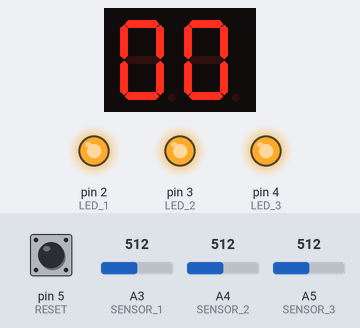
Simulated run of this sketch. Board: Arduino Uno, built with avr-gcc and run on an emulated ATmega328P. On the bench: 2-digit seven-segment display, output pins drawn as LEDs (lit = HIGH). Wiring (inferred from the names in the program): 2-digit 7-segment display, segments lit when HIGH: segments pin 13, pin 12, pin 11, pin 10, pin 9, pin 8, pin 7; digit selects A1, A0. Inputs (shaded band) come from the test bench; at power-on: pin 5 (RESET) HIGH, A3 (SENSOR_1) = 512, A4 (SENSOR_2) = 512, A5 (SENSOR_3) = 512. The segment pins are drawn as the display they are named for; pins used as bus, display or sensor lines are not drawn.

Above: at 1.2 s.
1.3 s: pin 5 (RESET) pulled LOW for 0.15 s
At 1.39 s:
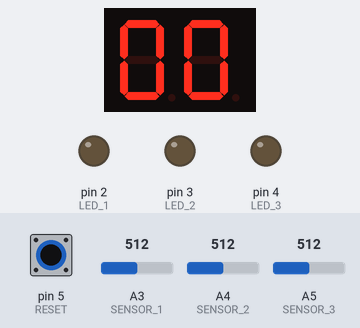
2.9 s: pin 5 (RESET) pulled LOW for 3.2 s
At 6.6 s:
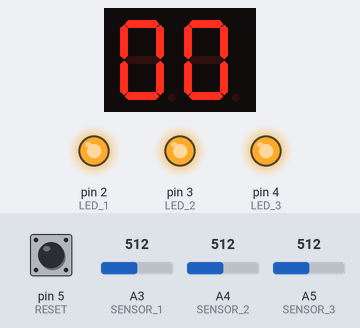
Timing chart, 0 to 8.1 s (numbered marks = the images above; inputs shaded):
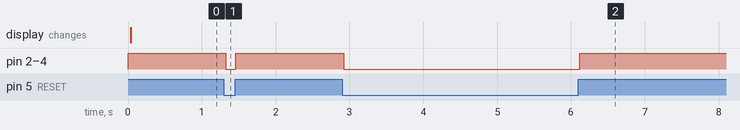

The sketch:

main_parte_3.ino
```cpp
// UTN FRA - Sistema de Procesamiento de Datos
// Juan Pablo Ledezma - Iván Laurito

#define A 13
#define B 12
#define C 11
#define D 10
#define E 9
#define F 8
#define G 7
#define LED_1 2
#define LED_2 3
#define LED_3 4
#define SENSOR_1 A3
#define SENSOR_2 A4
#define SENSOR_3 A5
#define RESET 5
#define UNIDADES A0
#define DECENAS A1
#define DELAY 10


typedef struct {
  bool ejecucion = false;
  bool estadoAnterior = false;
}estructura;

void mostrarNumero(int num);
void encenderDisplays(int posicion);
void encenderNumero(int numero);
int normalizarContador(int contador, int limiteInferior, int limiteSuperior);

estructura detectarMovimiento(bool estadoActual, bool estadoAnterior);


// Establecer los pines como entradas/salidas de acuerdo a su objetivo.
void setup()
{
  pinMode(A, OUTPUT);
  pinMode(B, OUTPUT);
  pinMode(C, OUTPUT);
  pinMode(D, OUTPUT);
  pinMode(E, OUTPUT);
  pinMode(F, OUTPUT);
  pinMode(G, OUTPUT);
  pinMode(SENSOR_1, INPUT_PULLUP);
  pinMode(SENSOR_2, INPUT_PULLUP);
  pinMode(SENSOR_3, INPUT_PULLUP);
  pinMode(RESET, INPUT_PULLUP);
  pinMode(LED_1, OUTPUT);
  pinMode(LED_2, OUTPUT);
  pinMode(LED_3, OUTPUT);
  pinMode(UNIDADES, OUTPUT);
  pinMode(DECENAS, OUTPUT);
  digitalWrite(UNIDADES, 0);
  digitalWrite(DECENAS, 0);
  encenderNumero(0);
  //Serial.begin(9600);
}

// Declaración de variables.

// Número que será mostrado en el display.
int contadorDetecciones = 0;

int lecturaSensor1;
int lecturaSensor2;
int lecturaSensor3;

bool estadoActualSensor1;
bool estadoActualSensor2;
bool estadoActualSensor3;

bool deteccionReset;

estructura deteccionSensor1;
estructura deteccionSensor2;
estructura deteccionSensor3;

// flag para poner el contador en 0 al principio,
// ya que los sensores marcan un true al inicio.
bool flagInicioContador = true;


// Loop principal.
void loop()
{
  contadorDetecciones = normalizarContador(contadorDetecciones, 0, 99);

  deteccionReset = !(digitalRead(RESET));

  lecturaSensor1 = analogRead(SENSOR_1);
  lecturaSensor2 = analogRead(SENSOR_2);
  lecturaSensor3 = analogRead(SENSOR_3);

  lecturaSensor1 = map(lecturaSensor1,524,1023,0,100);
  lecturaSensor2 = map(lecturaSensor2,524,1023,0,100);
  lecturaSensor3 = map(lecturaSensor3,524,1023,0,100);

  if (lecturaSensor1 <= 20)
    estadoActualSensor1 = true;
  else
    estadoActualSensor1 = false;

  if (lecturaSensor2 <= 20)
    estadoActualSensor2 = true;
  else
    estadoActualSensor2 = false;

  if (lecturaSensor3 <= 20)
    estadoActualSensor3 = true;
  else
    estadoActualSensor3 = false;

  deteccionSensor1 = detectarMovimiento(estadoActualSensor1, deteccionSensor1.estadoAnterior);
  deteccionSensor2 = detectarMovimiento(estadoActualSensor2, deteccionSensor2.estadoAnterior);
  deteccionSensor3 = detectarMovimiento(estadoActualSensor3, deteccionSensor3.estadoAnterior);

  if (estadoActualSensor1)
    digitalWrite(LED_1, HIGH);

  if (estadoActualSensor2)
    digitalWrite(LED_2, HIGH);

  if (estadoActualSensor3)
    digitalWrite(LED_3, HIGH);

  if (deteccionReset){
    digitalWrite(LED_1, LOW);
    digitalWrite(LED_2, LOW);
    digitalWrite(LED_3, LOW);
  }

  // Si se detecta actividad en cualquier sensor, se aumenta el contador
  if (deteccionSensor1.ejecucion || deteccionSensor2.ejecucion || deteccionSensor3.ejecucion){
    contadorDetecciones++;
  }

  if (flagInicioContador){
    contadorDetecciones = 0;
    flagInicioContador = false;
  }

  //Serial.println(contadorDetecciones);
  mostrarNumero(contadorDetecciones);
  delay(25);
}

void mostrarNumero(int num) {
  digitalWrite(UNIDADES, HIGH);
  digitalWrite(DECENAS, HIGH);
  encenderNumero(num % 10);
  encenderDisplays(UNIDADES);
  digitalWrite(UNIDADES, HIGH);
  digitalWrite(DECENAS, HIGH);
  encenderNumero(num / 10);
  encenderDisplays(DECENAS);
}

void encenderDisplays(int posicion)
{
  if (posicion == UNIDADES)
  {
    digitalWrite(UNIDADES, LOW);
    digitalWrite(DECENAS, HIGH);
    delay(DELAY);
  }
  else
  {
    digitalWrite(DECENAS, LOW);
    digitalWrite(UNIDADES, HIGH);
    delay(DELAY);
  }
}

void encenderNumero(int numero){
  digitalWrite(A, LOW);
  digitalWrite(B, LOW);
  digitalWrite(C, LOW);
  digitalWrite(D, LOW);
  digitalWrite(E, LOW);
  digitalWrite(F, LOW);
  digitalWrite(G, LOW);
  switch (numero){
    case 1:
  	  digitalWrite(B, HIGH);
      digitalWrite(C, HIGH);
      break;
    case 2:
  	  digitalWrite(A, HIGH);
  	  digitalWrite(B, HIGH);
      digitalWrite(E, HIGH);
  	  digitalWrite(D, HIGH);
      digitalWrite(G, HIGH);
      break;
    case 3:
      digitalWrite(A, HIGH);
  	  digitalWrite(B, HIGH);
      digitalWrite(C, HIGH);
  	  digitalWrite(D, HIGH);
      digitalWrite(G, HIGH);
      break;
    case 4:
  	  digitalWrite(B, HIGH);
      digitalWrite(C, HIGH);
  	  digitalWrite(F, HIGH);
      digitalWrite(G, HIGH);
      break;
    case 5:
  	  digitalWrite(A, HIGH);
      digitalWrite(C, HIGH);
      digitalWrite(D, HIGH);
  	  digitalWrite(F, HIGH);
      digitalWrite(G, HIGH);
      break;
    case 6:
  	  digitalWrite(A, HIGH);
      digitalWrite(C, HIGH);
      digitalWrite(D, HIGH);
      digitalWrite(E, HIGH);
  	  digitalWrite(F, HIGH);
      digitalWrite(G, HIGH);
      break;
    case 7:
  	  digitalWrite(A, HIGH);
      digitalWrite(B, HIGH);
      digitalWrite(C, HIGH);
      break;
    case 8:
  	  digitalWrite(A, HIGH);
      digitalWrite(B, HIGH);
      digitalWrite(C, HIGH);
      digitalWrite(D, HIGH);
      digitalWrite(E, HIGH);
  	  digitalWrite(F, HIGH);
      digitalWrite(G, HIGH);
      break;
    case 9:
  	  digitalWrite(A, HIGH);
      digitalWrite(B, HIGH);
      digitalWrite(C, HIGH);
      digitalWrite(D, HIGH);
  	  digitalWrite(F, HIGH);
      digitalWrite(G, HIGH);
      break;
    default:
  	  digitalWrite(A, HIGH);
      digitalWrite(B, HIGH);
      digitalWrite(C, HIGH);
      digitalWrite(D, HIGH);
      digitalWrite(E, HIGH);
  	  digitalWrite(F, HIGH);
      break;
  }
}

int normalizarContador(int contador, int limiteInferior, int limiteSuperior){

  int diferencia;

  if (contador > limiteSuperior){
    diferencia = contador - limiteSuperior;
    contador = limiteInferior + diferencia - 1;
  }
  if (contador < limiteInferior){
    diferencia = limiteInferior - contador;
    contador = limiteSuperior - diferencia + 1;
  }

  return contador;
}

estructura detectarMovimiento(bool estadoActual, bool estadoAnterior){
  estructura devolucion;

  devolucion.estadoAnterior = estadoAnterior;

  if (estadoActual != estadoAnterior){
    devolucion.estadoAnterior = estadoActual;
    devolucion.ejecucion = estadoActual;
  }
  else{
    devolucion.ejecucion = false;
  }

  return devolucion;
}
```

Measured:
- after the input at 1.3 s, pin 2 (LED_1), pin 3 (LED_2), pin 4 (LED_3): HIGH → LOW at once, → HIGH 0.14 s later
- after the input at 2.9 s, pin 2 (LED_1), pin 3 (LED_2), pin 4 (LED_3): HIGH → LOW at once, → HIGH 3.2 s later
